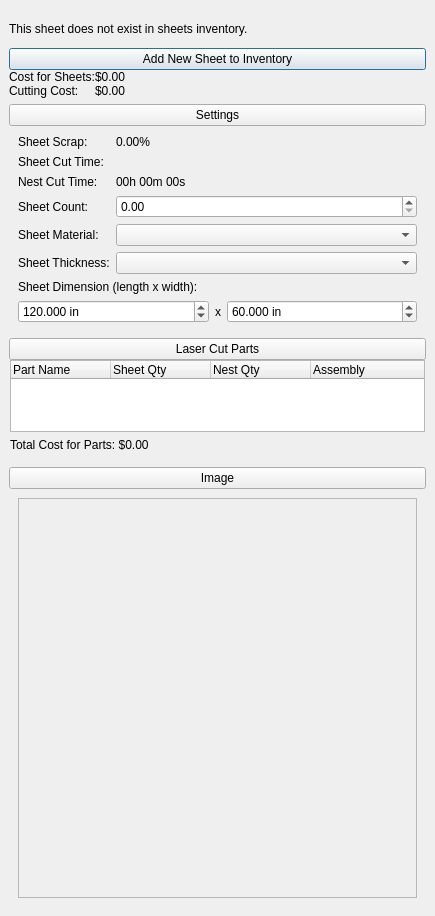
<?xml version="1.0" encoding="UTF-8"?>
<ui version="4.0">
 <class>Form</class>
 <widget class="QWidget" name="Form">
  <property name="geometry">
   <rect>
    <x>0</x>
    <y>0</y>
    <width>435</width>
    <height>916</height>
   </rect>
  </property>
  <property name="windowTitle">
   <string>Form</string>
  </property>
  <layout class="QVBoxLayout" name="verticalLayout_2">
   <property name="leftMargin">
    <number>0</number>
   </property>
   <property name="topMargin">
    <number>0</number>
   </property>
   <property name="rightMargin">
    <number>0</number>
   </property>
   <property name="bottomMargin">
    <number>0</number>
   </property>
   <item>
    <widget class="QWidget" name="nest_widget" native="true">
     <property name="sizePolicy">
      <sizepolicy hsizetype="Ignored" vsizetype="Preferred">
       <horstretch>0</horstretch>
       <verstretch>0</verstretch>
      </sizepolicy>
     </property>
     <layout class="QVBoxLayout" name="verticalLayout">
      <property name="leftMargin">
       <number>9</number>
      </property>
      <property name="topMargin">
       <number>9</number>
      </property>
      <property name="rightMargin">
       <number>9</number>
      </property>
      <property name="bottomMargin">
       <number>9</number>
      </property>
      <item>
       <layout class="QVBoxLayout" name="verticalLayout_3" stretch="1,0,0">
        <property name="spacing">
         <number>0</number>
        </property>
        <item>
         <widget class="QLabel" name="label_sheet_status">
          <property name="sizePolicy">
           <sizepolicy hsizetype="Minimum" vsizetype="Preferred">
            <horstretch>0</horstretch>
            <verstretch>0</verstretch>
           </sizepolicy>
          </property>
          <property name="text">
           <string>This sheet does not exist in sheets inventory.</string>
          </property>
          <property name="wordWrap">
           <bool>true</bool>
          </property>
          <property name="buddy">
           <cstring>pushButton_add_sheet</cstring>
          </property>
         </widget>
        </item>
        <item>
         <widget class="QPushButton" name="pushButton_add_sheet">
          <property name="text">
           <string>Add New Sheet to Inventory</string>
          </property>
          <property name="default">
           <bool>true</bool>
          </property>
         </widget>
        </item>
        <item>
         <layout class="QGridLayout" name="gridLayout_2" columnstretch="0,1">
          <item row="0" column="1">
           <widget class="QLabel" name="label_cost_for_sheets">
            <property name="text">
             <string>$0.00</string>
            </property>
            <property name="textInteractionFlags">
             <set>Qt::TextInteractionFlag::LinksAccessibleByMouse|Qt::TextInteractionFlag::TextSelectableByMouse</set>
            </property>
           </widget>
          </item>
          <item row="0" column="0">
           <widget class="QLabel" name="label_2">
            <property name="text">
             <string>Cost for Sheets:</string>
            </property>
            <property name="wordWrap">
             <bool>false</bool>
            </property>
           </widget>
          </item>
          <item row="1" column="0">
           <widget class="QLabel" name="label_9">
            <property name="text">
             <string>Cutting Cost:</string>
            </property>
            <property name="wordWrap">
             <bool>false</bool>
            </property>
           </widget>
          </item>
          <item row="1" column="1">
           <widget class="QLabel" name="label_cutting_cost">
            <property name="text">
             <string>$0.00</string>
            </property>
            <property name="textInteractionFlags">
             <set>Qt::TextInteractionFlag::LinksAccessibleByMouse|Qt::TextInteractionFlag::TextSelectableByMouse</set>
            </property>
           </widget>
          </item>
         </layout>
        </item>
       </layout>
      </item>
      <item>
       <layout class="QVBoxLayout" name="verticalLayout_7">
        <property name="spacing">
         <number>0</number>
        </property>
        <item>
         <widget class="QPushButton" name="pushButton_settings">
          <property name="cursor">
           <cursorShape>PointingHandCursor</cursorShape>
          </property>
          <property name="text">
           <string>Settings</string>
          </property>
          <property name="checkable">
           <bool>true</bool>
          </property>
          <property name="checked">
           <bool>false</bool>
          </property>
         </widget>
        </item>
        <item>
         <widget class="QWidget" name="settings_widget" native="true">
          <layout class="QVBoxLayout" name="verticalLayout_12">
           <property name="leftMargin">
            <number>0</number>
           </property>
           <property name="topMargin">
            <number>0</number>
           </property>
           <property name="rightMargin">
            <number>0</number>
           </property>
           <property name="bottomMargin">
            <number>0</number>
           </property>
           <item>
            <layout class="QVBoxLayout" name="verticalLayout_11">
             <property name="leftMargin">
              <number>9</number>
             </property>
             <property name="topMargin">
              <number>9</number>
             </property>
             <property name="rightMargin">
              <number>9</number>
             </property>
             <property name="bottomMargin">
              <number>9</number>
             </property>
             <item>
              <layout class="QGridLayout" name="gridLayout" columnstretch="0,1">
               <item row="5" column="0">
                <widget class="QLabel" name="label_5">
                 <property name="text">
                  <string>Sheet Count:</string>
                 </property>
                 <property name="wordWrap">
                  <bool>false</bool>
                 </property>
                 <property name="buddy">
                  <cstring>doubleSpinBox_sheet_count</cstring>
                 </property>
                </widget>
               </item>
               <item row="3" column="0">
                <widget class="QLabel" name="label_3">
                 <property name="text">
                  <string>Sheet Cut Time:</string>
                 </property>
                 <property name="wordWrap">
                  <bool>false</bool>
                 </property>
                </widget>
               </item>
               <item row="7" column="0">
                <widget class="QLabel" name="label_7">
                 <property name="text">
                  <string>Sheet Thickness:</string>
                 </property>
                 <property name="wordWrap">
                  <bool>false</bool>
                 </property>
                 <property name="buddy">
                  <cstring>comboBox_thickness</cstring>
                 </property>
                </widget>
               </item>
               <item row="5" column="1">
                <widget class="QDoubleSpinBox" name="doubleSpinBox_sheet_count">
                 <property name="maximum">
                  <double>99999999999.000000000000000</double>
                 </property>
                </widget>
               </item>
               <item row="3" column="1">
                <layout class="QVBoxLayout" name="verticalLayout_sheet_cut_time"/>
               </item>
               <item row="7" column="1">
                <widget class="QComboBox" name="comboBox_thickness"/>
               </item>
               <item row="0" column="1">
                <widget class="QLabel" name="label_scrap_percentage">
                 <property name="text">
                  <string>0.00%</string>
                 </property>
                 <property name="textInteractionFlags">
                  <set>Qt::TextInteractionFlag::LinksAccessibleByMouse|Qt::TextInteractionFlag::TextSelectableByMouse</set>
                 </property>
                </widget>
               </item>
               <item row="6" column="1">
                <widget class="QComboBox" name="comboBox_material"/>
               </item>
               <item row="6" column="0">
                <widget class="QLabel" name="label_6">
                 <property name="text">
                  <string>Sheet Material:</string>
                 </property>
                 <property name="wordWrap">
                  <bool>false</bool>
                 </property>
                 <property name="buddy">
                  <cstring>comboBox_material</cstring>
                 </property>
                </widget>
               </item>
               <item row="0" column="0">
                <widget class="QLabel" name="label">
                 <property name="text">
                  <string>Sheet Scrap:</string>
                 </property>
                 <property name="wordWrap">
                  <bool>false</bool>
                 </property>
                </widget>
               </item>
               <item row="4" column="1">
                <widget class="QLabel" name="label_nest_cut_time">
                 <property name="text">
                  <string>00h 00m 00s</string>
                 </property>
                </widget>
               </item>
               <item row="4" column="0">
                <widget class="QLabel" name="label_4">
                 <property name="text">
                  <string>Nest Cut Time:</string>
                 </property>
                 <property name="wordWrap">
                  <bool>false</bool>
                 </property>
                </widget>
               </item>
              </layout>
             </item>
             <item>
              <widget class="QLabel" name="label_10">
               <property name="text">
                <string>Sheet Dimension (length x width):</string>
               </property>
               <property name="wordWrap">
                <bool>true</bool>
               </property>
              </widget>
             </item>
             <item>
              <layout class="QHBoxLayout" name="horizontalLayout" stretch="1,0,1">
               <item>
                <widget class="QDoubleSpinBox" name="doubleSpinBox_length">
                 <property name="suffix">
                  <string> in</string>
                 </property>
                 <property name="decimals">
                  <number>3</number>
                 </property>
                 <property name="maximum">
                  <double>99999999999999.000000000000000</double>
                 </property>
                 <property name="value">
                  <double>120.000000000000000</double>
                 </property>
                </widget>
               </item>
               <item>
                <widget class="QLabel" name="label_11">
                 <property name="text">
                  <string>x</string>
                 </property>
                </widget>
               </item>
               <item>
                <widget class="QDoubleSpinBox" name="doubleSpinBox_width">
                 <property name="suffix">
                  <string> in</string>
                 </property>
                 <property name="decimals">
                  <number>3</number>
                 </property>
                 <property name="maximum">
                  <double>99999999999999.000000000000000</double>
                 </property>
                 <property name="value">
                  <double>60.000000000000000</double>
                 </property>
                </widget>
               </item>
              </layout>
             </item>
            </layout>
           </item>
          </layout>
         </widget>
        </item>
       </layout>
      </item>
      <item>
       <layout class="QVBoxLayout" name="verticalLayout_6">
        <property name="spacing">
         <number>0</number>
        </property>
        <item>
         <widget class="QPushButton" name="pushButton_laser_cut_parts">
          <property name="cursor">
           <cursorShape>PointingHandCursor</cursorShape>
          </property>
          <property name="text">
           <string>Laser Cut Parts</string>
          </property>
          <property name="checkable">
           <bool>true</bool>
          </property>
          <property name="checked">
           <bool>false</bool>
          </property>
         </widget>
        </item>
        <item>
         <widget class="QWidget" name="laser_cut_parts_widget" native="true">
          <layout class="QVBoxLayout" name="verticalLayout_8">
           <property name="leftMargin">
            <number>0</number>
           </property>
           <property name="topMargin">
            <number>0</number>
           </property>
           <property name="rightMargin">
            <number>0</number>
           </property>
           <property name="bottomMargin">
            <number>0</number>
           </property>
           <item>
            <layout class="QVBoxLayout" name="laser_cut_parts_layout">
             <property name="leftMargin">
              <number>1</number>
             </property>
             <property name="topMargin">
              <number>0</number>
             </property>
             <property name="rightMargin">
              <number>1</number>
             </property>
             <property name="bottomMargin">
              <number>9</number>
             </property>
             <item>
              <widget class="QTreeWidget" name="treeWidget_parts">
               <property name="verticalScrollBarPolicy">
                <enum>Qt::ScrollBarPolicy::ScrollBarAlwaysOff</enum>
               </property>
               <property name="horizontalScrollBarPolicy">
                <enum>Qt::ScrollBarPolicy::ScrollBarAsNeeded</enum>
               </property>
               <property name="sizeAdjustPolicy">
                <enum>QAbstractScrollArea::SizeAdjustPolicy::AdjustToContents</enum>
               </property>
               <property name="autoScroll">
                <bool>true</bool>
               </property>
               <property name="selectionMode">
                <enum>QAbstractItemView::SelectionMode::ExtendedSelection</enum>
               </property>
               <property name="verticalScrollMode">
                <enum>QAbstractItemView::ScrollMode::ScrollPerPixel</enum>
               </property>
               <property name="indentation">
                <number>0</number>
               </property>
               <property name="animated">
                <bool>true</bool>
               </property>
               <property name="wordWrap">
                <bool>true</bool>
               </property>
               <column>
                <property name="text">
                 <string>Part Name</string>
                </property>
               </column>
               <column>
                <property name="text">
                 <string>Sheet Qty</string>
                </property>
               </column>
               <column>
                <property name="text">
                 <string>Nest Qty</string>
                </property>
               </column>
               <column>
                <property name="text">
                 <string>Assembly</string>
                </property>
               </column>
              </widget>
             </item>
             <item>
              <layout class="QGridLayout" name="gridLayout_3" columnstretch="0">
               <item row="0" column="0">
                <widget class="QLabel" name="label_total_cost_for_nested_parts">
                 <property name="text">
                  <string>Total Cost for Parts: $0.00</string>
                 </property>
                 <property name="wordWrap">
                  <bool>true</bool>
                 </property>
                 <property name="textInteractionFlags">
                  <set>Qt::TextInteractionFlag::LinksAccessibleByMouse|Qt::TextInteractionFlag::TextSelectableByMouse</set>
                 </property>
                </widget>
               </item>
              </layout>
             </item>
            </layout>
           </item>
          </layout>
         </widget>
        </item>
       </layout>
      </item>
      <item>
       <widget class="QWidget" name="image_widget" native="true">
        <layout class="QVBoxLayout" name="verticalLayout_5">
         <property name="leftMargin">
          <number>0</number>
         </property>
         <property name="topMargin">
          <number>0</number>
         </property>
         <property name="rightMargin">
          <number>0</number>
         </property>
         <property name="bottomMargin">
          <number>0</number>
         </property>
         <item>
          <layout class="QVBoxLayout" name="verticalLayout_9">
           <property name="spacing">
            <number>0</number>
           </property>
           <item>
            <widget class="QPushButton" name="pushButton_image">
             <property name="cursor">
              <cursorShape>PointingHandCursor</cursorShape>
             </property>
             <property name="text">
              <string>Image</string>
             </property>
             <property name="checkable">
              <bool>true</bool>
             </property>
             <property name="checked">
              <bool>false</bool>
             </property>
            </widget>
           </item>
           <item>
            <widget class="QWidget" name="image_widget_2" native="true">
             <layout class="QVBoxLayout" name="verticalLayout_10">
              <property name="leftMargin">
               <number>9</number>
              </property>
              <property name="topMargin">
               <number>9</number>
              </property>
              <property name="rightMargin">
               <number>9</number>
              </property>
              <property name="bottomMargin">
               <number>9</number>
              </property>
              <item>
               <widget class="QScrollArea" name="scrollArea">
                <property name="minimumSize">
                 <size>
                  <width>0</width>
                  <height>400</height>
                 </size>
                </property>
                <property name="verticalScrollBarPolicy">
                 <enum>Qt::ScrollBarPolicy::ScrollBarAlwaysOff</enum>
                </property>
                <property name="horizontalScrollBarPolicy">
                 <enum>Qt::ScrollBarPolicy::ScrollBarAsNeeded</enum>
                </property>
                <property name="widgetResizable">
                 <bool>true</bool>
                </property>
                <widget class="QWidget" name="scrollAreaWidgetContents">
                 <property name="geometry">
                  <rect>
                   <x>0</x>
                   <y>0</y>
                   <width>395</width>
                   <height>398</height>
                  </rect>
                 </property>
                 <layout class="QVBoxLayout" name="verticalLayout_4">
                  <item>
                   <layout class="QHBoxLayout" name="horizontalLayout_2">
                    <item>
                     <spacer name="horizontalSpacer">
                      <property name="orientation">
                       <enum>Qt::Orientation::Horizontal</enum>
                      </property>
                      <property name="sizeHint" stdset="0">
                       <size>
                        <width>40</width>
                        <height>20</height>
                       </size>
                      </property>
                     </spacer>
                    </item>
                    <item>
                     <widget class="QLabel" name="label_image">
                      <property name="minimumSize">
                       <size>
                        <width>0</width>
                        <height>0</height>
                       </size>
                      </property>
                      <property name="text">
                       <string/>
                      </property>
                      <property name="pixmap">
                       <pixmap>../../images/404.jpeg</pixmap>
                      </property>
                      <property name="scaledContents">
                       <bool>false</bool>
                      </property>
                      <property name="alignment">
                       <set>Qt::AlignmentFlag::AlignCenter</set>
                      </property>
                     </widget>
                    </item>
                    <item>
                     <spacer name="horizontalSpacer_2">
                      <property name="orientation">
                       <enum>Qt::Orientation::Horizontal</enum>
                      </property>
                      <property name="sizeHint" stdset="0">
                       <size>
                        <width>40</width>
                        <height>20</height>
                       </size>
                      </property>
                     </spacer>
                    </item>
                   </layout>
                  </item>
                 </layout>
                </widget>
               </widget>
              </item>
             </layout>
            </widget>
           </item>
          </layout>
         </item>
        </layout>
       </widget>
      </item>
     </layout>
    </widget>
   </item>
  </layout>
 </widget>
 <resources/>
 <connections>
  <connection>
   <sender>pushButton_laser_cut_parts</sender>
   <signal>clicked(bool)</signal>
   <receiver>laser_cut_parts_widget</receiver>
   <slot>setVisible(bool)</slot>
   <hints>
    <hint type="sourcelabel">
     <x>219</x>
     <y>319</y>
    </hint>
    <hint type="destinationlabel">
     <x>219</x>
     <y>399</y>
    </hint>
   </hints>
  </connection>
  <connection>
   <sender>pushButton_image</sender>
   <signal>clicked(bool)</signal>
   <receiver>image_widget_2</receiver>
   <slot>setVisible(bool)</slot>
   <hints>
    <hint type="sourcelabel">
     <x>219</x>
     <y>478</y>
    </hint>
    <hint type="destinationlabel">
     <x>219</x>
     <y>696</y>
    </hint>
   </hints>
  </connection>
  <connection>
   <sender>pushButton_settings</sender>
   <signal>clicked(bool)</signal>
   <receiver>settings_widget</receiver>
   <slot>setVisible(bool)</slot>
   <hints>
    <hint type="sourcelabel">
     <x>219</x>
     <y>75</y>
    </hint>
    <hint type="destinationlabel">
     <x>219</x>
     <y>213</y>
    </hint>
   </hints>
  </connection>
 </connections>
</ui>
